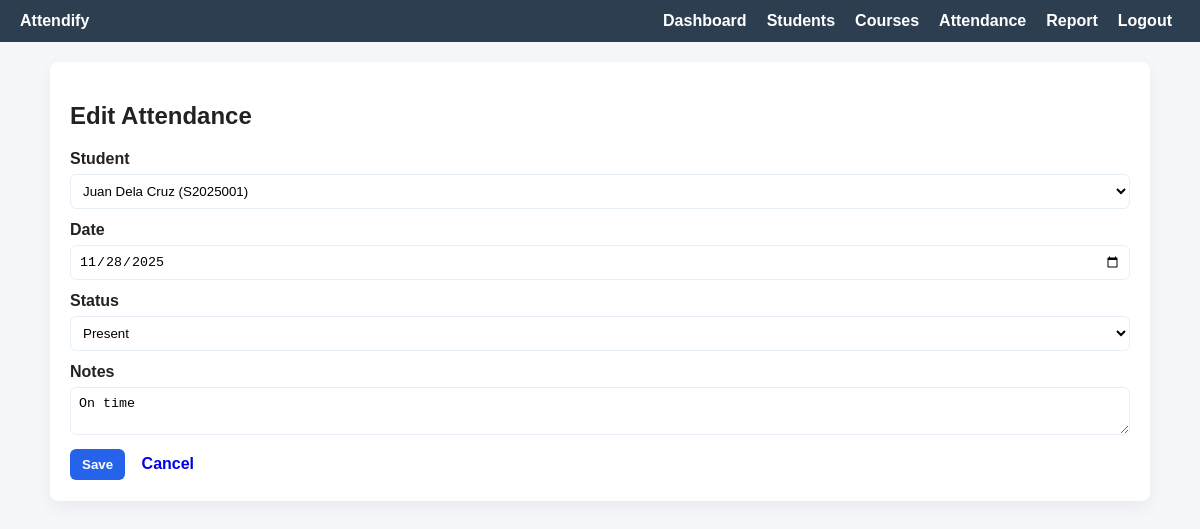
The page /attendance/1/edit (signed in) on the database its author committed.
### models.py (models this page shows, shortened)
class Attendance(db.Model):
    __tablename__ = 'attendances'
    id = db.Column(db.Integer, primary_key=True)
    student_id = db.Column(db.Integer, db.ForeignKey('students.id'), nullable=False)
    date = db.Column(db.Date, nullable=False, default=datetime.utcnow().date)
    status = db.Column(db.String(20), nullable=False)  # Present / Absent / Late / Excused
    notes = db.Column(db.Text)
    student = db.relationship('Student', back_populates='attendances')

### routes.py (the view, shortened to what this page needs)
@bp.route('/attendance/<int:id>/edit', methods=['GET','POST'])
@login_required
@role_required('professor')
def edit_attendance(id):
    att = Attendance.query.get_or_404(id)
    form = AttendanceForm(obj=att)
    form.student_id.choices = [(s.id, s.full_name() + f" ({s.student_number})") for s in Student.query.order_by(Student.last_name)]
    return render_template('attendance_form.html', form=form, action='Edit', attendance=att)

### forms.py
class AttendanceForm(FlaskForm):
    student_id = SelectField('Student', coerce=int, validators=[DataRequired()])
    date = DateField('Date', format='%Y-%m-%d', validators=[DataRequired()])
    status = SelectField('Status', choices=[('Present','Present'),('Absent','Absent'),('Late','Late'),('Excused','Excused')], validators=[DataRequired()])
    notes = TextAreaField('Notes')
    submit = SubmitField('Save')

### app.py (called while the page is built)
def create_app():
    app = Flask(__name__, instance_relative_config=False)
    app.config.from_object(Config)
    os.makedirs(os.path.join(app.root_path, 'instance'), exist_ok=True)
    db.init_app(app)
    login = LoginManager()
    login.login_view = 'main.login'
    login.init_app(app)
    @login.user_loader
    def load_user(user_id):
        return User.query.get(int(user_id))
    app.register_blueprint(bp)
    with app.app_context():
        db.create_all()
        if not User.query.filter_by(username='admin').first():
            admin = User(username='admin', password_hash=hash_password('admin123'), role='admin')
            db.session.add(admin)
            db.session.commit()
    return app

### models.py (called while the page is built)
    def full_name(self):
        return f"{self.first_name} {self.last_name}"

### routes.py (called while the page is built)
def role_required(*roles):
    def decorator(f):
        @wraps(f)
        def decorated_function(*args, **kwargs):
            if not current_user.is_authenticated:
                return redirect(url_for('main.login'))
            if current_user.role not in roles and current_user.role != 'admin':
                flash('You do not have permission to access this page.', 'danger')
                return redirect(url_for('main.dashboard'))
            return f(*args, **kwargs)
        return decorated_function
    return decorator

### templates/attendance_form.html (shortened to what this page needs)
{% extends 'base.html' %}
{% block content %}
  <h2>{{ action }} Attendance</h2>
  <form method="post" novalidate>
    <div class="form-group">
      {{ form.student_id.label }}{{ form.student_id() }}
    </div>
    <div class="form-group">
      {{ form.date.label }}{{ form.date() }}
    </div>
    <div class="form-group">
      {{ form.status.label }}{{ form.status() }}
    </div>
    <div class="form-group">
      {{ form.notes.label }}{{ form.notes() }}
    </div>
    <div style="margin-top:12px;">
      {{ form.submit(class="btn btn-primary") }}
      <a class="btn" href="{{ url_for('main.attendance_list') }}">Cancel</a>
    </div>
  </form>
{% endblock %}

### static/css/style.css (style rules this page uses)
* { box-sizing:border-box }
body { font-family:Arial, sans-serif;margin:0;padding:0;background:#f5f7fb;color:#222; }
.btn { display:inline-block;padding:8px 12px;border-radius:6px;text-decoration:none;border:none;cursor:pointer;font-weight:600; }
.btn-primary { background:#2563eb;color:#fff }
.form-group { margin-bottom:12px;display:flex;flex-direction:column; }
label { font-weight:600;margin-bottom:6px; }
input[type="text"], input[type="password"], input[type="date"], select, textarea { padding:8px;border-radius:6px;border:1px solid #e6eef7;background:#fff; }

### rows shown on the page
Attendance: student_id "Juan Dela Cruz (S2025001)", date "11/28/2025", status "Present", notes "On time"

### other values the page prints
{{ action }} "Edit"
